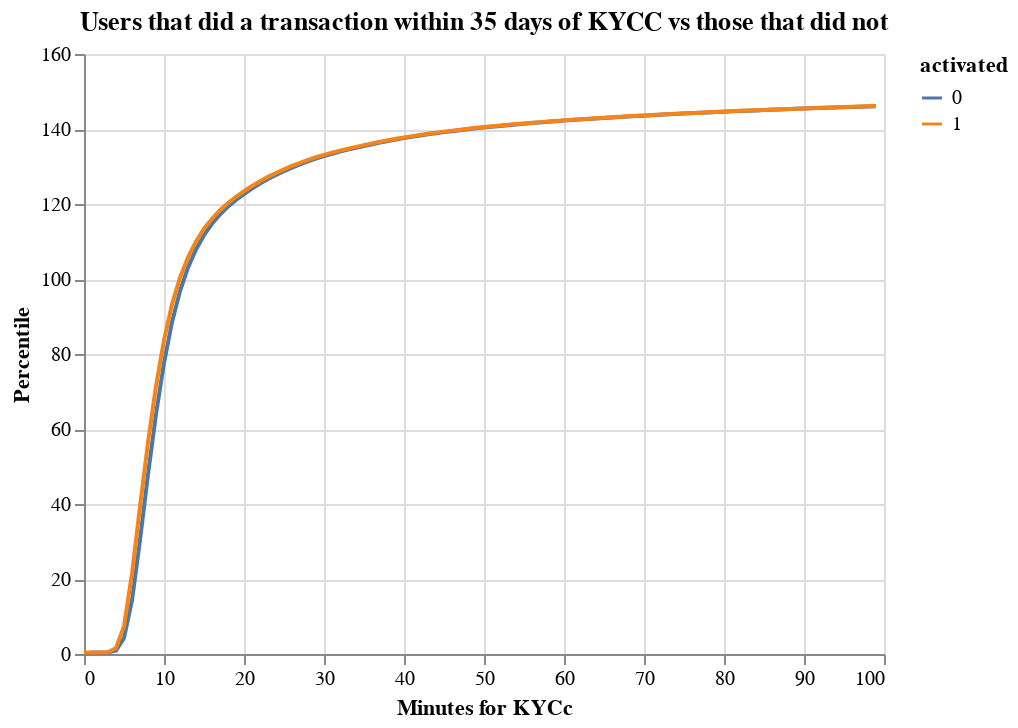

The code cell stored with this chart in its notebook:
### Code cell
data = pd.read_pickle("kyc_time.pkl")

data = data.groupby(["time_diff"]).agg("count").reset_index()

data["total"] = data.groupby(["activated"])["attempts"].transform("sum")

data["perc"] = 100 * data["attempts"] / data["total"]
data["percentile"] = data["perc"].cumsum()

data = data.loc[data["time_diff"] < 100, :]

alt.Chart(data).mark_line().encode(
    x=alt.X("time_diff:Q", axis=alt.Axis(title="Minutes for KYCc")),
    y=alt.Y("percentile:Q", axis=alt.Axis(title="Percentile")),
    color=alt.Color("activated:N"),
).properties(
    title="Users that did a transaction within 35 days of KYCC vs those that did not"
)

### Figure 1 — Vega-Lite specification as saved in the notebook (floating-point values rounded to 4 significant figures; data arrays with more than 128 entries replaced by an {"elided": "..."} marker saying what was removed)
{"config": {"view": {"continuousWidth": 400, "continuousHeight": 300}}, "data": {"name": "data-e4640cec8e40b9441585c4d002bd0d47"}, "mark": "line", "encoding": {"color": {"type": "nominal", "field": "activated"}, "x": {"type": "quantitative", "axis": {"title": "Minutes for KYCc"}, "field": "time_diff"}, "y": {"type": "quantitative", "axis": {"title": "Percentile"}, "field": "percentile"}}, "title": "Users that did a transaction within 35 days of KYCC vs those that did not", "$schema": "https://vega.github.io/schema/vega-lite/v4.0.2.json", "datasets": {"data-e4640cec8e40b9441585c4d002bd0d47": {"elided": "200 records"}}}
